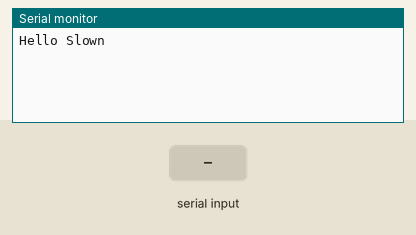
The sketch below on a simulated Arduino Uno, built with avr-gcc and run on an emulated ATmega328P. Parts: the last lines printed to the serial monitor. The inputs (shaded band) are chosen by the test bench.

Above: at 1.2 s.
1.3 s: "90:45:200\n" received over the second serial link
At 1.9 s:
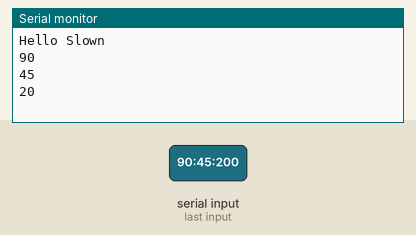
2.8 s: "30:150:10\n" received over the second serial link
At 4.2 s:
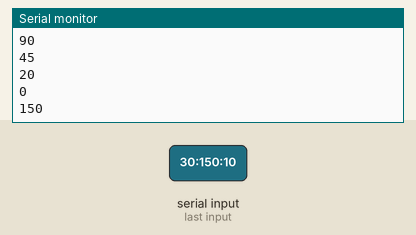
Timing chart, 0 to 5.8 s (numbered marks = the images above; inputs shaded):
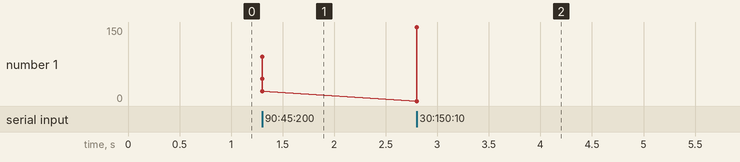

Measured:
- after the input at 1.3 s, the serial monitor: prints a new line at once (image 1)
- after the input at 2.8 s, the serial monitor: prints a new line at once (image 2)
- plotted number 1: 20 → 150 after the input at 2.8 s

The sketch:

bluetooth.ino
```cpp
#include <SoftwareSerial.h>
SoftwareSerial mySerial(10, 11); // RX, TX
int index = 0;
char msg[9];
int pos = 0;
void setup()
{
  // Open serial communications and wait for port to open:
  Serial.begin(57600);
  Serial.println("Hello Slown");

  // set the data rate for the SoftwareSerial port
  mySerial.begin(9600);

}

void loop() // run over and over
{if (mySerial.available())
  {
    char c = mySerial.read();
    msg[index] = c;
    index ++;
  }

  if(index==8){
     msg[index] = '\0';
     char * command = strtok(msg, ":");
     while(command != 0){
       int speedInt = atoi(command);
       Serial.println(speedInt);
       command = strtok(0, ":");
     }
     index = 0;
  }

}
```
